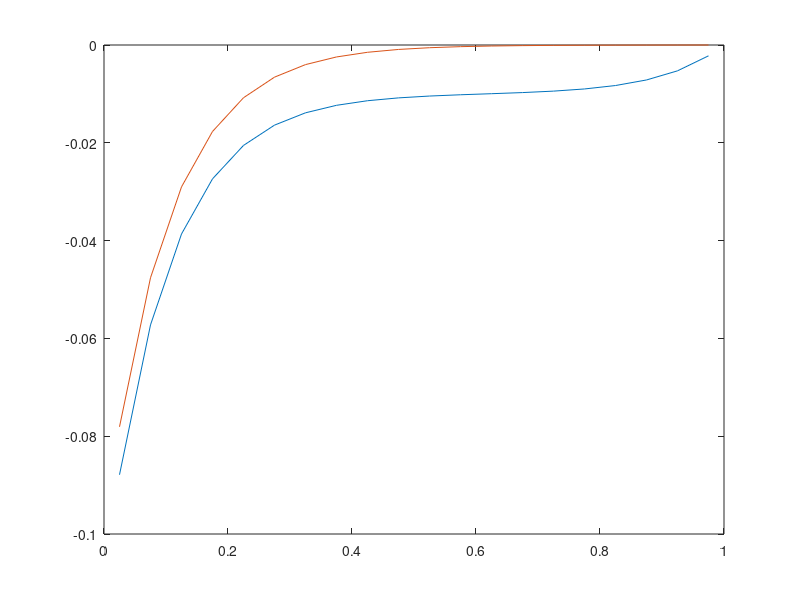

The MATLAB script that drew this image:
%%Boundary Conditions and givens
n=20; %increase for grid convergence
L=1;
k=10;
lambda=(k^2);
U0=1;
v=1;
h=L/n;
a=ones(n+2,1);                          %superdiagonal
b=-(2+lambda*(h^2))*ones(n+2,1);        %diagonal
c=ones(n+2,1);                          %subdiagonal
d=zeros(n+2,1);
b(1)=1;     
c(1)=1;     
a(n+2)=1;   
b(n+2)=1;
d(1)=2*U0;

c1=zeros(n+2,1);
d1=zeros(n+2,1);
d1(1)=d(1)/b(1);
c1(1)=c(1)/b(1);

for i=2:n+2
c1(i)=c(i)/(b(i)-a(i)*c1(i-1));
d1(i)=(d(i)-a(i)*d1(i-1))/(b(i)-a(i)*c1(i-1));
end
%back substitution
u=zeros(n+2,1);
u(n+2)=d1(n+2);
for i=n+1:-1:1
    u(i)=d1(i)-c1(i)*u(i+1);
end
%%Graphing
x=h/2:h:(L-h/2);
ut=(((sinh(k*(L-x))+sinh(k*x))/sinh(k*L))-1)*(1/(k^2))+U0*(sinh(k*(L-x))/sinh(k*L));
%%plot(x,ut,x,u(2:n+1))
%%title('Case One, N=20, k=100')
%%xlabel('x')
%%ylabel('u')
%%legend('Theoretical Temperature','Actual Temperature')

%%Part 2
h=L/n;
U0=1
a=ones(n+2,1);
b=-(2+lambda*(h^2))*ones(n+2,1);
c=ones(n+2,1);
d=zeros(n+2,1);
b(1)=1;
a(n+2)=1;
c(1)=-1
b(n+2)=1
d(1)=-v*h;
%%Forward elimination
d1=zeros(n+2,1);
c1=zeros(n+2,1);
d1(1)=d(1)/b(1);
c1(1)=c(1)/b(1);
for i=2:n+2
    c1(i)=c(i)/(b(i)-a(i)*c1(i-1));
    d1(i)=(d(i)-a(i)*d1(i-1))/(b(i)-a(i)*c1(i-1));
end
%Back Substitiution
u=zeros(n+2,1);
u(n+2)=d1(n+2);
for i=n+1:-1:1
    u(i)=d1(i)-c1(i)*u(i+1);
end
ut2=((cosh(k*x)/cosh(k*L))-1)*(1/(k^2))-(v/k)*(sinh(k*(L-x))/cosh(k*L));
plot(x,ut2,x,u(2:n+1))
